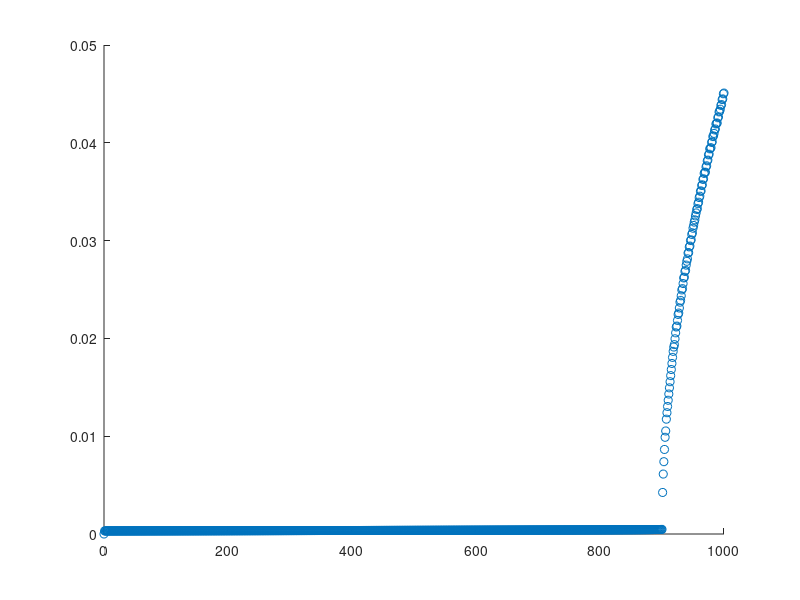

The MATLAB script that drew this image:
x = zeros(1001, 1);
F = zeros(1001, 1);
for i = 0 : 1000
    x(i + 1, 1) = i;
    a = i / 1000;
    val = a;
    for j = 1 : 1000
        val = val + 0.9 * sin(val) + a;
    end
    F(i + 1, 1) = val / 10000;
end
scatter(x, F);